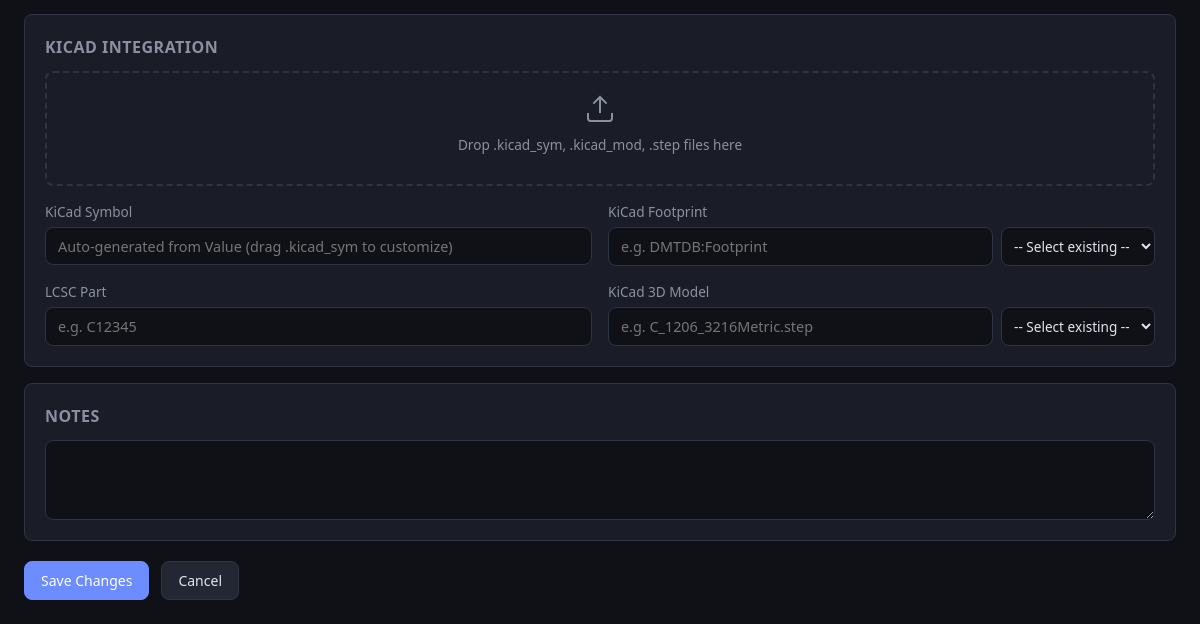
The page /part/DMT-01020106005/edit (lower part) on the database as committed earlier.
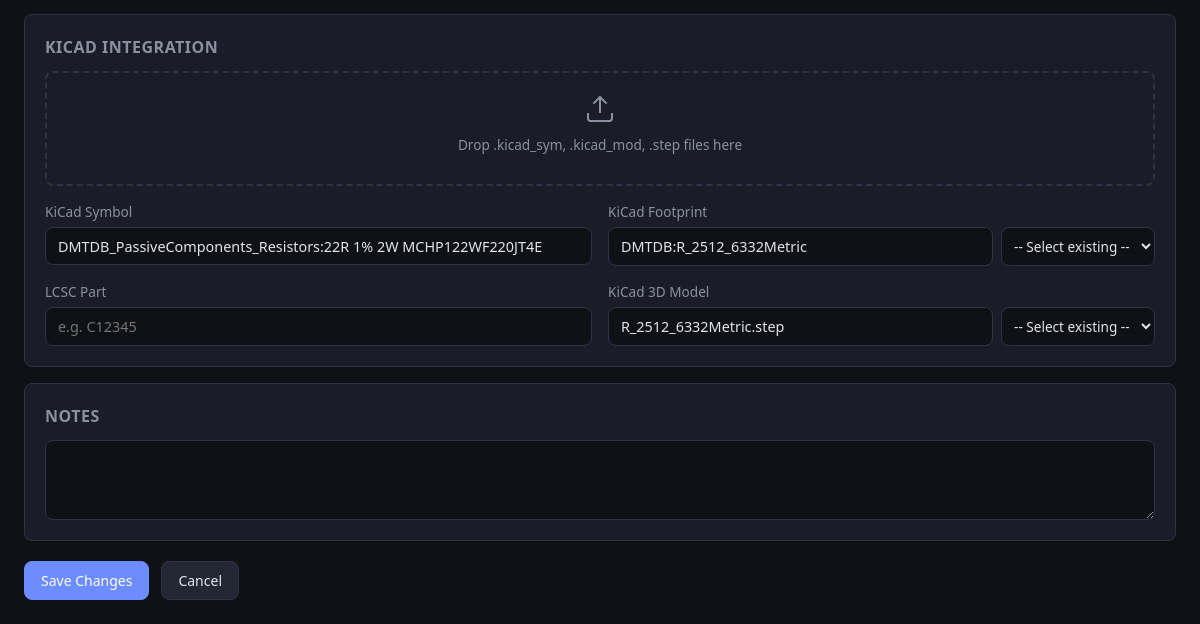
The same page on the database as committed later.
### db/models.py (models this page shows, shortened)
class Base(DeclarativeBase):
    pass

class Part(Base):
    __tablename__ = "parts"
    dmtuid = Column(String(20), primary_key=True)               # DMT-TTFFCCSSXXX
    tt  = Column(String(2), nullable=False, index=True)
    ff  = Column(String(2), nullable=False, index=True)
    cc  = Column(String(2), nullable=False, index=True)
    ss  = Column(String(2), nullable=False, index=True)
    xxx = Column(String(3), nullable=False)
    mpn          = Column(String(200), index=True, default="")
    manufacturer = Column(String(200), index=True, default="")
    value        = Column(String(200), index=True, default="")
    description  = Column(Text, default="")
    quantity     = Column(String(50), default="")
    location     = Column(String(200), default="")
    datasheet    = Column(Text, default="")
    distributor  = Column(Text, default="")
    kicad_symbol    = Column(String(300), default="")
    kicad_footprint = Column(String(300), default="")
    kicad_libref    = Column(String(300), default="")
    kicad_3dmodel   = Column(String(300), default="")
    extra_json = Column(Text, default="{}")
    notes      = Column(Text, default="")
    created_at = Column(DateTime, default=lambda: datetime.now(timezone.utc))
    updated_at = Column(DateTime, default=lambda: datetime.now(timezone.utc),
                        onupdate=lambda: datetime.now(timezone.utc))
    fields = relationship(
        "PartField", back_populates="part",
        cascade="all, delete-orphan", lazy="selectin",
    )
    __table_args__ = (
        Index("ix_ttffccss", "tt", "ff", "cc", "ss"),
    )

### ui/routes_forms.py (the view, shortened to what this page needs)
@ui_bp.route("/part/<dmtuid>/edit", methods=["GET", "POST"])
def part_edit(dmtuid: str):
    session = get_session()
    try:
        part = PartsService.get(session, dmtuid)
        if not part:
            abort(404)
        template = get_fields(part.tt, part.ff)
        domains = get_domains()
        if request.method == "GET":
            return render_template(
                "add_edit.html", part=part, domains=domains,
                template_fields=template, mode="edit",
            )
    except Exception as exc:
        session.rollback()
        flash(f"Error: {exc}", "danger")
        return redirect(url_for("ui.part_edit", dmtuid=dmtuid))
    finally:
        session.close()

### db/engine.py (called while the page is built)
def get_session() -> Session:
    if _SessionLocal is None:
        raise RuntimeError("Database not initialised - call init_db() first")
    return _SessionLocal()

### schema/loader.py (called while the page is built)
def get_domains() -> list[dict]:
    return _schema.get("domains", [])

### schema/templates.py (called while the page is built)
def get_fields(tt: str, ff: str) -> Optional[list[str]]:
    return _templates.get(f"{tt}{ff}")

### services/parts_service.py (called while the page is built)
    @staticmethod
    def get(session: Session, dmtuid: str) -> Part | None:
        return session.get(Part, dmtuid.upper())

### templates/add_edit.html (shortened to what this page needs)
{% extends "base.html" %}
{% block content %}
<form method="post" id="partForm">
  <div class="detail-card" style="margin-bottom:1rem;">
    <h2>KiCad Integration</h2>
    <div class="kicad-dropzone" id="kicadDropzone">
      <svg width="32" height="32" viewBox="0 0 24 24" fill="none" stroke="currentColor" stroke-width="1.5">
        <path d="M21 15v4a2 2 0 0 1-2 2H5a2 2 0 0 1-2-2v-4" />
        <polyline points="17 8 12 3 7 8" />
        <line x1="12" y1="3" x2="12" y2="15" />
      </svg>
      <p>Drop .kicad_sym, .kicad_mod, .step files here</p>
    </div>
    <div class="form-grid">
      <div class="form-group">
        <label>KiCad Symbol</label>
        <div class="input-with-dropdown">
          <input type="text" name="kicad_symbol" id="kicadSymbolInput" value="{{ part.kicad_symbol if part else '' }}"
            placeholder="Auto-generated from Value (drag .kicad_sym to customize)">
        </div>
      </div>
      <div class="form-group">
        <label>KiCad Footprint</label>
        <div class="input-with-dropdown">
          <input type="text" name="kicad_footprint" id="kicadFootprintInput"
            value="{{ part.kicad_footprint if part else (template_part.kicad_footprint if template_part else '') }}"
            placeholder="e.g. DMTDB:Footprint">
          <select id="footprintSelect" title="Select existing footprint">
            <option value="">-- Select existing --</option>
          </select>
        </div>
      </div>
      <div class="form-group">
        <label>LCSC Part</label>
        <input type="text" name="kicad_libref" id="lcscPartInput" value="{{ part.kicad_libref if part else '' }}"
          placeholder="e.g. C12345">
      </div>
      <div class="form-group">
        <label>KiCad 3D Model</label>
        <div class="input-with-dropdown">
          <input type="text" name="kicad_3dmodel" id="kicad3dmodelInput"
            value="{{ part.kicad_3dmodel if part else (template_part.kicad_3dmodel if template_part else '') }}"
            placeholder="e.g. C_1206_3216Metric.step">
          <select id="model3dSelect" title="Select existing 3D model">
            <option value="">-- Select existing --</option>
          </select>
        </div>
      </div>
    </div>
  </div>
  <div class="detail-card" style="margin-bottom:1rem;">
    <h2>Notes</h2>
    <div class="form-group full">
      <textarea name="notes" rows="3">{{ part.notes if part else '' }}</textarea>
    </div>
  </div>
  <div class="form-actions">
    <button type="submit" class="btn btn-primary">{% if mode == 'edit' %}Save Changes{% else %}Create Part{% endif
      %}</button>
    {% if mode == 'edit' %}
    <a href="/part/{{ part.dmtuid }}" class="btn btn-secondary">Cancel</a>
    {% else %}
    <a href="/" class="btn btn-secondary">Cancel</a>
    {% endif %}
  </div>
</form>
{% endblock %}

Rows that differ between the two databases and show on the page:
now on this page (row edited): Part: kicad_symbol "DMTDB_PassiveComponents_Resistors:22R 1% 2W MCHP122WF220JT4E", kicad_footprint "DMTDB:R_2512_6332Metric", kicad_3dmodel "R_2512_6332Metric.step"
